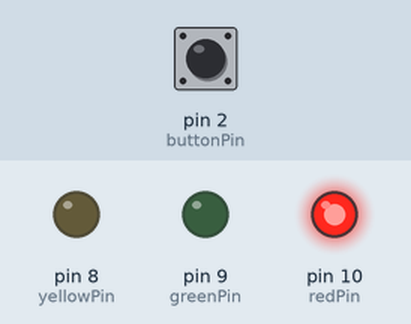
Recording of a program running on a simulated Arduino Uno, built with avr-gcc and run on an emulated ATmega328P. On the bench: output pins drawn as LEDs (lit = HIGH). The test bench sets the inputs (shaded band); at power-on: pin 2 (buttonPin) LOW.

Above: at 0.5 s.
At 1.2 s:
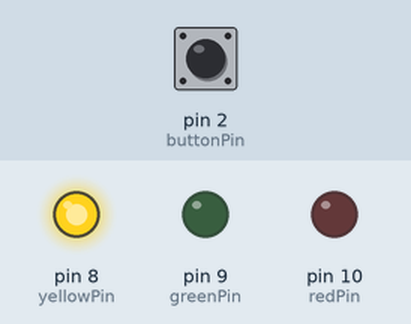
At 3.0 s:
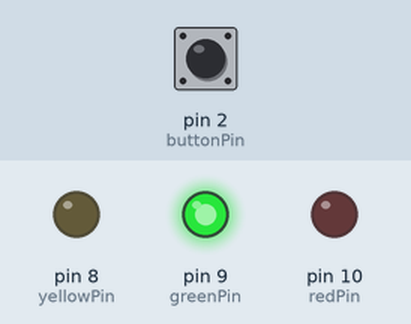
Timing chart, 0 to 5.9 s (numbered marks = the images above):
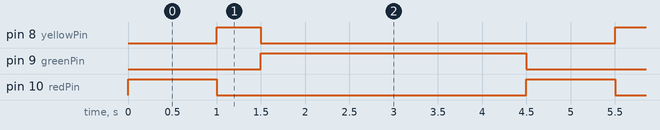

The program:

main.cpp
```cpp
#include <Arduino.h>

 //Pin definitions (คำจำกัดความของพิน)
const int buttonPin = 2; //Push button connected to D2
const int redPin = 10; //Red LED connected to D8
const int yellowPin = 8; //Yellow LED connected to D9
const int greenPin = 9; //Green LED connected to D10


//State variables (ตัวแปรสถานะ)
int buttonState = 0; //Current state of button (สถานะปัจจุบันของปุ่ม)
int lastButtonState = 0; //Previous state of button (สถานะก่อนหน้าของปุ่ม)
int trafficState = 0; //Traffic light state (0: REd, 1: Green, 2: Yellow) [สถานะไฟจราจร (0: สีแดง, 1: สีเขียว, 2: สีเหลือง)]
unsigned long lastDebounceTime = 0; //Debounce timer (ตัวจับเวลาดีบาวน์)
const unsigned long debounceDelay = 50; //Debounce delay in milliseconds (ความล่าช้าในการดีบาวน์เป็นมิลลิวินาที)


void updateTrafficLights();
void stopTrafficLights1();
void stopTrafficLights2();


void setup() {
Serial.begin(9600);


  //Initialize LEDs as output (เริ่มต้น LED เป็นเอาท์พุต)
  pinMode(redPin, OUTPUT);
  pinMode(yellowPin, OUTPUT);
  pinMode(greenPin, OUTPUT);


  //Initialize push button as INPUT (เริ่มต้นกดปุ่มเป็น INPUT)
  pinMode(buttonPin, INPUT);

  //Start with green light ON (เริ่มด้วยไฟสีแดงเปิด)
  digitalWrite(redPin, HIGH);
}


void loop() {
  //Read the push button state (อ่านสถานะปุ่มกด)
  int reading = digitalRead(buttonPin);


  //Debounce logic 9ตรรกะดีบาวน์
  if (reading != lastButtonState) {
    lastDebounceTime = millis();
  }


  if ((millis() - lastDebounceTime) > debounceDelay) {
    //If the button state has changed (หากสถานะปุ่มมีการเปลี่ยนแปลง)
    if (reading != buttonState) {
      buttonState = reading;
      //If button is pressed (หากกดปุ่ม)
        if (buttonState == HIGH) {
          //Cycle traffic light states (สถานะสัญญาณไฟจราจรจักรยาน)
          trafficState = (trafficState + 1) % 3;
          //updateTrafficLights();
          //stopTrafficLights2();
        }
    }
  }


  lastButtonState = reading;
  stopTrafficLights2();
}


//Function to update traffic light states (ฟังก์ชั่นอัปเดตสถานะไฟจราจร)
void updateTrafficLights() {
    //Turn off all LEDs (ปิดไฟ LED ทั้งหมด)
    digitalWrite(redPin, LOW);
    digitalWrite(yellowPin, LOW);
    digitalWrite(greenPin, LOW);


    //Turn on the corresponding LED based on trafficState (เปิดไฟ LED ที่สอดคล้องกันตามสถานะการจราจร)
    switch (trafficState) {
      case 0: //green
        digitalWrite(greenPin, HIGH);
        break;
      case 1: //yellow
        digitalWrite(yellowPin, HIGH);
        break;
      case 2: //red
        digitalWrite(redPin, HIGH);
        break;
    }
  }


void stopTrafficLights1() {
  digitalWrite(greenPin, HIGH); digitalWrite(yellowPin, LOW); digitalWrite(redPin, LOW); delay(1000);
  digitalWrite(greenPin, LOW); digitalWrite(yellowPin, HIGH); digitalWrite(redPin, LOW); delay(500);
  digitalWrite(greenPin, LOW); digitalWrite(yellowPin, LOW); digitalWrite(redPin, HIGH); delay(2000);
}


void stopTrafficLights2() {
  trafficState = 2; updateTrafficLights(); delay(1000);
  trafficState = 1; updateTrafficLights(); delay(500);
  trafficState = 0; updateTrafficLights(); delay(3000);
  //trafficState = 2; updateTrafficLights(); delay(3000);
}
```

Measured:
- by itself, pin 8 (yellowPin): alternates HIGH for 0.50 s and LOW for 4.0 s
- by itself, pin 9 (greenPin): alternates HIGH for 3.0 s and LOW for 1.5 s
- by itself, pin 10 (redPin): alternates HIGH for 1.0 s and LOW for 3.5 s
